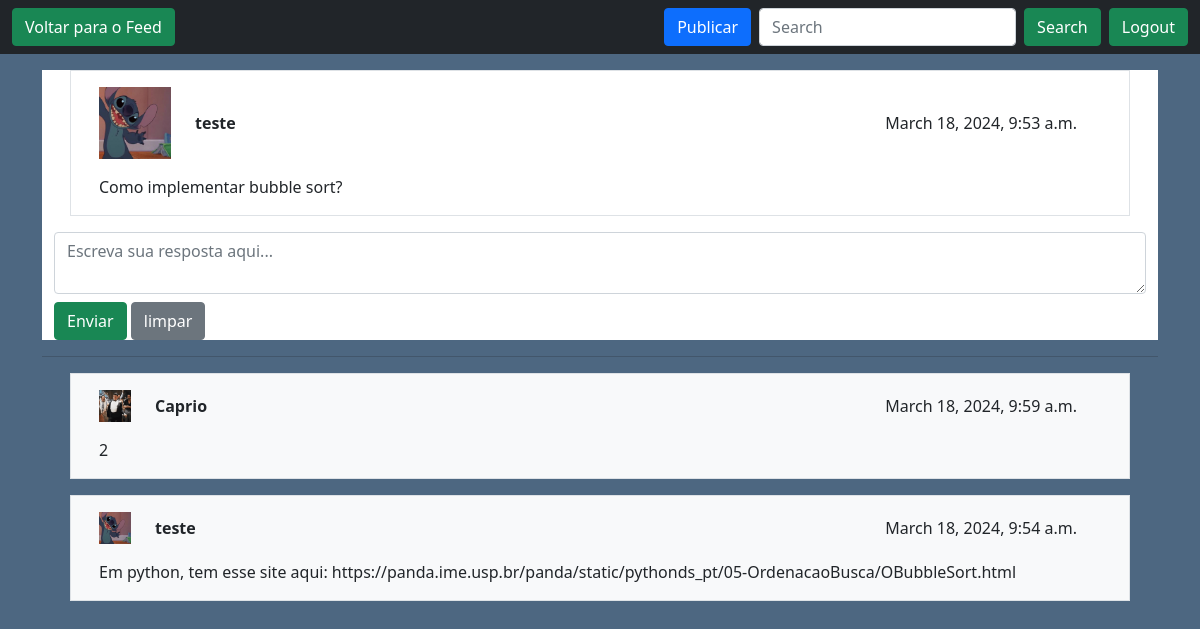
Page /auth/respostas/2/ on the committed database.
### usuarios/models.py (models this page shows, shortened)
class Post(models.Model):
    author = models.ForeignKey(User, on_delete=models.CASCADE, related_name='posts')
    content = models.TextField()
    date = models.DateTimeField(default=timezone.now)
    disciplinas = models.ManyToManyField(Disciplina, related_name='posts')

class Pessoa(models.Model):
    user = models.OneToOneField(User, on_delete=models.CASCADE)
    foto_perfil = models.ImageField(upload_to='perfil/', default='usuarios/static/ppic.png')
    qualificacao = models.CharField(max_length=50)
    semestre = models.IntegerField(null=True, blank=True)
    email = models.EmailField(max_length=254, blank=True, null=True)  # Adicione esta linha para o e-mail

class Respostas(models.Model):
    author = models.ForeignKey(User, related_name='respostas', on_delete=models.CASCADE)
    content = models.TextField(default="")
    date = models.DateTimeField(default=timezone.now)
    post = models.ForeignKey(Post, related_name='respostas', on_delete=models.CASCADE)

### usuarios/views.py (the view)
# urls.py: path('respostas/<int:post_id>/', views.exibir_respostas, name='exibir_respostas'),
def exibir_respostas(request, post_id):
    post = Post.objects.get(id=post_id)
    respostas = Respostas.objects.filter(post=post).order_by('-date')
    context = {'post': post, 'respostas': respostas}
    return render(request, 'respostas.html', context)

### usuarios/templates/respostas.html (shortened to what this page needs)
{% load static %}
<!doctype html>
<html lang="en">
<head>
    <link href="https://cdn.jsdelivr.net/npm/bootstrap@5.0.2/dist/css/bootstrap.min.css" rel="stylesheet"
>
</head>
<body>
    <nav class="navbar navbar-dark bg-dark">
        <div class="container-fluid">
            <a href="{% url 'feed' %}" class="btn btn-success">Voltar para o Feed</a>
            <form class="d-flex" action="{% url 'feed' %}" method="GET">
                <a href="{% url 'auth:publicate' %}" class="btn btn-primary me-2">Publicar</a>
                <input class="form-control me-2" type="search" placeholder="Search" aria-label="Search" name="pesquisa">
                <button class="btn btn-success me-2" type="submit">Search</button>
                <a href="/auth/logout" class="btn btn-success">Logout</a>
            </form>
        </div>
    </nav>
    <div class="container">
        <main class="container bg-white">
            <div class="row m-3 border p-3">
                <div class="row align-items-center">
                    <div class="col-auto">
                        <img src="{% if post.author.pessoa.foto_perfil %}{{ post.author.pessoa.foto_perfil.url }}{% else %}{% static 'usuarios/static/ppic.png' %}{% endif %}" alt="Foto de perfil" width="72px">
                    </div>
                    <div class="col">
                        <strong>{{post.author}}</strong>
                    </div>
                    <div class="col-auto">
                        {{post.date}}
                    </div>
                </div>
                <div class="row mt-3" style="text-align: justify;">
                    <div class="col">
                        {{post.content}}
                    </div>
                </div>
            </div>
            <form action="{% url 'auth:enviar_resposta' post.id %}" method="POST">
                <textarea name="content" class="form-control" placeholder="Escreva sua resposta aqui..." required></textarea>
                <div class="mt-2">
                    <button type="submit" class="btn btn-success">Enviar</button>
                    <button type="reset" class="btn btn-secondary me-2">limpar</button>
                </div>
            </form>
        </main>
        <hr>
        <main class="container">
            {% if respostas %}
            {% for resposta in respostas %}
            <div class="row bg-light m-3 border p-3">
                <div class="row align-items-center">
                    <div class="col-auto">
                        <img src="{% if resposta.author.pessoa.foto_perfil %}{{ resposta.author.pessoa.foto_perfil.url }}{% else %}{% static 'usuarios/static/ppic.png' %}{% endif %}" alt="Foto de perfil" width="32px">
                    </div>
                    <div class="col">
                        <strong>{{resposta.author}}</strong>
                    </div>
                    <div class="col-auto">
                        {{resposta.date}}
                    </div>
                </div>
                <div class="row mt-3" style="text-align: justify;">
                    <div class="col">
                        {{resposta.content}}
                    </div>
                </div>
                <div class="col">
                </div>
            </div>
            {% endfor %}
            {% else %}
            <div class="row bg-light m-3 border p-3">
                <div class="col">
                    <p>Nenhuma resposta encontrada.</p>
                </div>
            </div>
            {% endif %}
        </main>
</body>
</html>

### usuarios/templates/respostas.html (style rules this page uses)
body { background-color: #4d6781; }

### rows in the picture
Post: author.foto_perfil (picture), author "teste", date "March 18, 2024, 9:53 a.m.", content "Como implementar bubble sort?"
Respostas: author.foto_perfil (picture), author "Caprio", date "March 18, 2024, 9:59 a.m.", content "2"
Respostas: author.foto_perfil (picture), author "teste", date "March 18, 2024, 9:54 a.m.", content "Em python, tem esse site aqui: https://panda.ime.usp.br/panda/static/pythonds_pt/05-OrdenacaoBusca/OBubbleSort.html"
